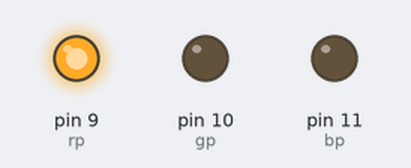
A sketch run on a simulated Arduino Uno, built with avr-gcc and run on an emulated ATmega328P. On the bench: output pins drawn as LEDs (lit = HIGH).

Above: at 0.5 s.
At 1.5 s:
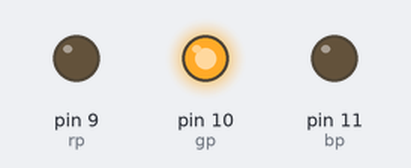
At 2.5 s:
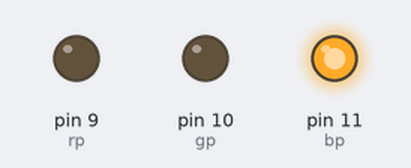
At 4.0 s:
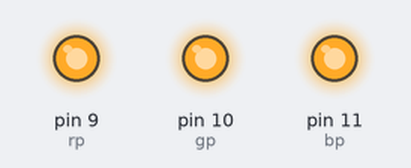
Timing chart, 0 to 5.2 s (numbered marks = the images above):
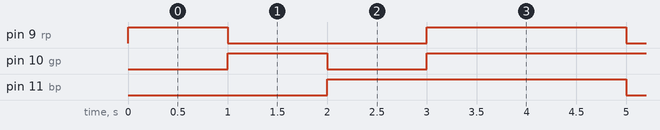

The sketch:

rgb_blinking.ino
```cpp
int rp=9;
int gp=10;
int bp=11;

void setup() {
  pinMode(rp, OUTPUT);
  pinMode(gp, OUTPUT);
  pinMode(bp, OUTPUT);

}

void loop() {

  digitalWrite(rp, HIGH);
  delay(1000);
  digitalWrite(rp, LOW);
  digitalWrite(gp, HIGH);
  digitalWrite(bp, LOW);
  delay(1000);
  digitalWrite(rp, LOW);
  digitalWrite(gp, LOW);
  digitalWrite(bp, HIGH);
  delay(1000);
  digitalWrite(rp, HIGH);
  digitalWrite(bp, HIGH);
  digitalWrite(gp, HIGH);
  delay(1000);

}
```

Measured:
- by itself, pin 9 (rp): repeats every 4.0 s: LOW 2.0 s, HIGH 2.0 s
- by itself, pin 10 (gp): repeats every 4.0 s: LOW 1.0 s, HIGH 3.0 s
- by itself, pin 11 (bp): alternates HIGH for 3.0 s and LOW for 1.0 s
